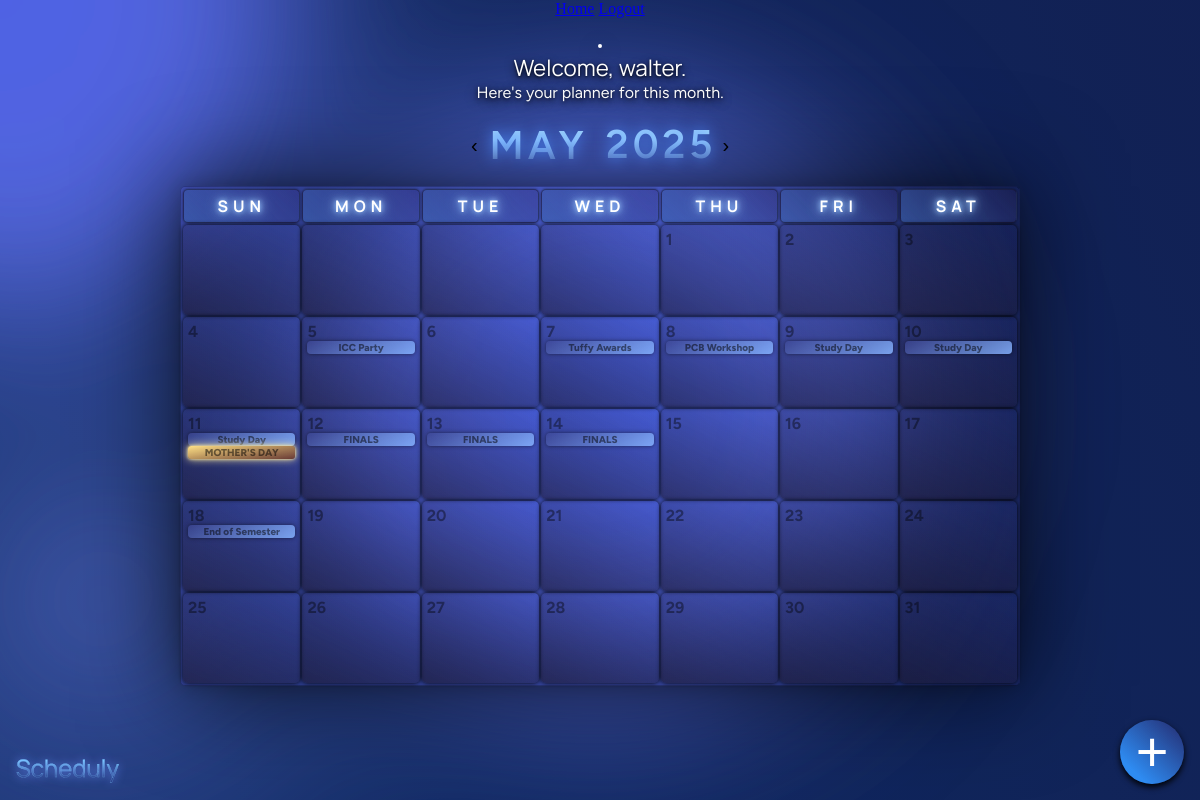
The app's page /home/ (signed in), older data.
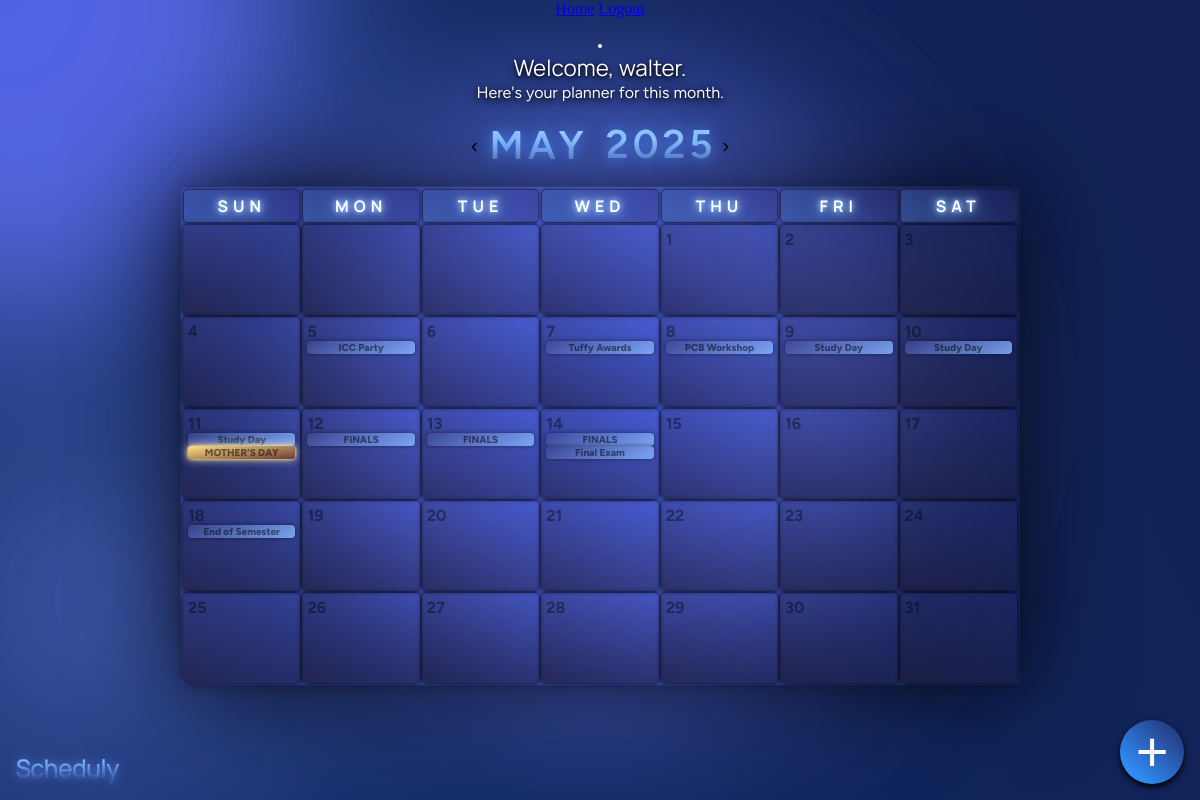
The same page, newer data.
### Sched_App/models.py (models this page shows, shortened)
class CustomUser(AbstractUser):
    username = models.CharField(max_length=150, unique=True)
    password = models.CharField(max_length=128)  # Remember: store hashed passwords!
    email = models.EmailField(unique=True)
    first_name = models.CharField(max_length=30)
    last_name = models.CharField(max_length=30)
    date_of_birth = models.DateField(null=True, blank=True)

class Event(models.Model):
    user        = models.ForeignKey(settings.AUTH_USER_MODEL, on_delete=models.CASCADE)
    title       = models.CharField(max_length=100)
    description = models.TextField(blank=True)
    all_day     = models.BooleanField(default=False)
    start_date = models.DateField(null=True, blank=True)
    start_time  = models.TimeField(null=True, blank=True)
    end_date   = models.DateField(null=True, blank=True)
    end_time    = models.TimeField(null=True, blank=True)
    created_at  = models.DateTimeField(auto_now_add=True)

### Sched_App/views.py (the view, shortened to what this page needs)
# urls.py: path('home/', views.home, name='home-page'),
@login_required
def home(request):
    if request.method == 'POST':
        year  = int(request.POST['year'])
        month = int(request.POST['month'])
    else:
        today = date.today()
        year, month = today.year, today.month
    form = CalendarForm(initial={'year': year, 'month': month})
    cal = calendar.Calendar(firstweekday=calendar.SUNDAY)
    month_days = cal.monthdayscalendar(year, month)
    month_name  = MONTH_NAMES[month-1]
    weekday_hdr = [wd[:3] for wd in WEEKDAY_NAMES]
    first_day = date(year, month, 1)
    last_day  = date(year, month, calendar.monthrange(year, month)[1])
    qs = Event.objects.filter(
        user=request.user,
        start_date__lte=last_day,
        end_date__gte=first_day,
    )
    events_by_day = {}
    for ev in qs:
        ev_end = ev.end_date or ev.start_date
        start  = max(ev.start_date, first_day)
        end    = min(ev_end, last_day)
        cur    = start
        while cur <= end:
            events_by_day.setdefault(cur.day, []).append(ev)
            cur += timedelta(days=1)
    us_hols = holidays.UnitedStates(years=year)
    custom = {}
    custom[date(year, 2, 14)] = "Valentine's Day"
    custom[date(year, 3, 17)] = "St. Patrick's Day"
    custom[date(year, 4, 1)]  = "April Fool's Day"
    custom[date(year,10,31)]  = "Halloween"
    custom[date(year,12,24)]  = "Christmas Eve"
    custom[date(year,12,31)]  = "New Year's Eve"
    mday = nth_weekday_of_month(year, 5, 6, 2)
    fday = nth_weekday_of_month(year, 6, 6, 3)
    if mday: custom[mday] = "Mother's Day"
    if fday: custom[fday] = "Father's Day"
    for hol_date, hol_name in custom.items():
        if hol_date.month == month:
            placeholder = SimpleNamespace(
                id=None,
                title=hol_name,
                description='',
                all_day=True,
                start_date=hol_date,
                start_time=None,
                end_date=None,
                end_time=None,
            )
            events_by_day.setdefault(hol_date.day, []).append(placeholder)
    MONTH_ABBREVS = ["Jan","Feb","Mar","Apr","May","Jun",
                     "Jul","Aug","Sep","Oct","Nov","Dec"]
    return render(request, 'home.html', {
        'form':          form,
        'year':          year,
        'month':         month,
        'month_name':    month_name,
        'weekday_hdr':   weekday_hdr,
        'month_days':    month_days,
        'events_by_day': events_by_day,
        'MONTH_ABBREVS': MONTH_ABBREVS,
    })

### Sched_App/templatetags/dict_utils.py (called while the page is built)
@register.filter
def get_item(dictionary, key):
    if not dictionary:
        return []
    return dictionary.get(key, [])

### Sched_App/views.py (called while the page is built)
def nth_weekday_of_month(year, month, weekday, n):
    first_wd, days_in_month = calendar.monthrange(year, month)
    offset = (weekday - first_wd) % 7
    day    = 1 + offset + (n - 1) * 7
    if day <= days_in_month:
        return date(year, month, day)
    return None

### Sched_App/templates/home.html (shortened to what this page needs)
{% extends "base.html" %}
{% load dict_utils static %}
{% block extra_css %}
  <link rel="stylesheet" href="{% static 'calendar_format.css' %}">
{% endblock %}
{% block content %}
  <header>
    <nav>
      <a href="{% url 'home-page' %}">Home</a>
        {% if user.is_authenticated %}
          <a href="{% url 'logout' %}">Logout</a>
      {% else %}
        <a href="{% url 'login-page' %}">Login</a>
      {% endif %}
    </nav>
  </header>
  {% if user.is_authenticated %}
    <div class="PROFILER">
      <div class="PROFILE_ICON">
        <img src="https://64.media.tumblr.com/11d5a1789734cab51c0c72baf16a1762/tumblr_inline_obt1e3vICf1tr0l0y_400.jpg" alt="" />
      </div>
      <p class="PROF_HEADER">Welcome, {{ user.first_name }}.</p>
      <p class="PROF_SUBT">Here's your planner for this month.</p>
    </div>
  {% endif %}
  <form method="post" class="calendar-form" id="calendar-form">
    <div class="MONTH_TITLE">
      <button type="submit"class="NOBG"name="delta"value="-1"id="prev-btn">&lsaquo;</button>
      <div class="month-selector-wrapper">
        <button type="button"class="NOBG"id="month-button">
          <span class="GLOWER"style="pointer-events:none;">{{ month_name }}</span>
        </button>
      </div>
      <span id="year-display"class="GLOWER">{{ year }}</span>
      <button type="submit"class="NOBG"name="delta" value="1"id="next-btn">&rsaquo;</button>
    </div>
  </form>
  {% if month_days %}
    <div class="calendar-container">
      <table class="calendar-table">
        <thead>
          <tr>{% for wd in weekday_hdr %}
            <th>{{ wd }}</th>
            {% endfor %}</tr>
        </thead>
        <tbody> {% for week in month_days %}
            <tr> {% for day in week %}
                <td> {% if day %}
                    <div class="day-number">{{ day }}</div>
                    {% for ev in events_by_day|get_item:day %}
                      <div class="event-item{% if not ev.id %} holiday{% endif %}"
                        data-id="{{ ev.id }}"
                        data-holiday="{% if not ev.id %}true{% else %}false{% endif %}"
                        data-title="{{ ev.title|escape }}"
                        data-desc="{{ ev.description|default:''|escape }}"
                        data-all-day="{{ ev.all_day }}"
                        data-start-date="{{ ev.start_date }}"
                        data-start-time="{{ ev.start_time }}"
                        data-end-date="{{ ev.end_date }}"
                        data-end-time="{{ ev.end_time }}">
                        {{ ev.title|escape }}
                      </div>
                    {% endfor %}
                  {% endif %} </td>
              {% endfor %} </tr>
          {% endfor %} </tbody>
      </table>
    </div>
  {% endif %}
  <button id="add-event-btn" class="add-event-btn">+</button>
{% endblock %}

### Sched_App/templates/base.html (shortened to what this page needs)
{% load static %}
<!DOCTYPE html>
  <head>
    <link rel="stylesheet" href="{% static 'main.css' %}">
    <link rel="stylesheet" href="https://cdnjs.cloudflare.com/ajax/libs/font-awesome/6.0.0/css/all.min.css">
    {% block extra_css %}{% endblock %}
  </head>
  <body>
    <div class="BG">
      <div class="GRAD_CONT">
        <svg xmlns="http://www.w3.org/2000/svg">
          <defs>
            <filter id="goo">
              <feGaussianBlur in="SourceGraphic" stdDeviation="10" result="blur" />
              <feColorMatrix in="blur" mode="matrix" values="1 0 0 0 0  0 1 0 0 0  0 0 1 0 0  0 0 0 18 -8" result="goo" />
              <feBlend in="SourceGraphic" in2="goo" />
            </filter>
          </defs>
        </svg>
        <div class="GRAD G1"style="--op:.9"></div>
        <div class="GRAD G2"style="--op:1"></div>
        <div class="GRAD G3"style="--op:.9"></div>
        <div class="GRAD G4"style="--op:.8"></div>
        <div class="GRAD G5"style="--op:1"></div>
        <div class="GRAD I"style="--op:.8"></div>
      </div>
      <main>
        {% block content %}{% endblock %}
        <div class="PAGE_LOGO">Scheduly</div>
      </main>
    </div>
  </body>
</html>

### Sched_App/static/main.css (style rules this page uses)
*,*::before,*::after { margin:0; box-sizing:border-box; text-align:center; position:relative; }
.BG { background: var(--LG); background-size: 400% 400%; animation: gradience 20s ease infinite; width: 100%; height: 100vh; padding: 0; position: fixed; overflow: hidden; }
.MONTH_TITLE { margin: 1.5% auto 0 auto; display: flex; }
.PAGE_LOGO { font-size: 1.5rem; font-family: 'Manrope'; background: linear-gradient(180deg, rgb(123 203 255) 30%, rgb(0 0 0 / 0%) 80%); text-shadow: rgb(110 143 255) 0px 0px 10px; background-clip: text; -webkit-text-fill-color: transparent; -webkit-text-stroke: .3px rgb(127 199 255 / 52%); position: fixed; bottom: 1rem; left: 1rem; }
button.NOBG { background:transparent; border:none; transition:0.2s cubic-bezier(.12,.57,.48,1); }
.GLOWER { font-size: 40px; font-weight: 600; font-family: "figtree"; letter-spacing: 4px; text-transform: uppercase; background: linear-gradient(180deg, rgb(167 220 255 / 95%) 40%, rgb(0 0 0 / 0%)); background-clip: text; -webkit-text-fill-color: transparent; text-shadow: rgb(76 140 255 / 100%) 0px 0px 15px; z-index: 2; }
.PROFILER { margin: 1em auto 0 auto; }
.PROFILE_ICON img { border-radius: 50%; border: 2px solid rgb(255 255 255); box-shadow: rgb(0 0 0) 0px 5px 20px; max-width: 8rem; max-height: 8rem; }
.PROF_HEADER { color: rgb(255 255 255);text-shadow: rgb(0 0 0) 0px 3px 10px, rgb(0 0 0 / 75%) 0px 1px 3px;font-family: 'manrope';font-size: 1.4rem; }
.PROF_SUBT { color: rgb(255 255 255); font-family: 'figtree'; text-shadow: rgb(0 0 0) 0px 3px 12px, rgb(0 0 0 / 75%) 0px 1px 4px; }
.GRAD_CONT { filter:url(#goo) blur(75px); width:100%; height:100%; position:absolute; }
.GRAD { position:absolute; mix-blend-mode:hard-light; width:var(--GS); height:var(--GS); top:calc(50% - var(--GS) / 2); left:calc(50% - var(--GS) / 2); transform-origin: center center; opacity:var(--op); }
.GRAD.G1 { background:radial-gradient(circle at center, rgba(var(--G1_C),0.9) 0%, rgba(var(--G1_C),0) 50%) no-repeat; animation:moveV 30s ease infinite; }
.GRAD.G2 { background:radial-gradient(circle at center, rgba(var(--G2_C),0.7) 0%, rgba(var(--G2_C),0) 52%) no-repeat; transform-origin:calc(50% - 400px); animation:circ 20s reverse infinite; }
.GRAD.G3 { background:radial-gradient(circle at center, rgba(var(--G3_C),0.6) 0%, rgba(var(--G3_C),0) 54%) no-repeat; top:calc(50% - var(--GS) / 2 + 200px); left:calc(50% - var(--GS) / 2 - 500px); transform-origin:calc(50% + 400px); animation:circ 40s linear infinite; }
.GRAD.G4 { background:radial-gradient(circle at center, rgba(var(--G4_C),0.7) 0%, rgba(var(--G4_C),0) 56%) no-repeat; transform-origin:calc(50% - 200px); animation:moveH 40s reverse infinite; }
.GRAD.G5 { background:radial-gradient(circle at center, rgba(var(--G5_C),0.8) 0%, rgba(var(--G5_C),0) 58%) no-repeat; top:calc(50% - var(--GS)); left:calc(50% - var(--GS)); transform-origin:calc(50% - 800px) calc(50% - 200px); animation:circ 20s ease infinite; }
.GRAD.I { background:radial-gradient(circle at center, rgba(var(--GI_C),0.9) 0%, rgba(var(--GI_C),0) 60%) no-repeat; width:100%; height:100%; top:-50%; left:-50%; }

Row changes from the older to the newer data that the page shows:
added Event: title "Final Exam", shown under "14"
